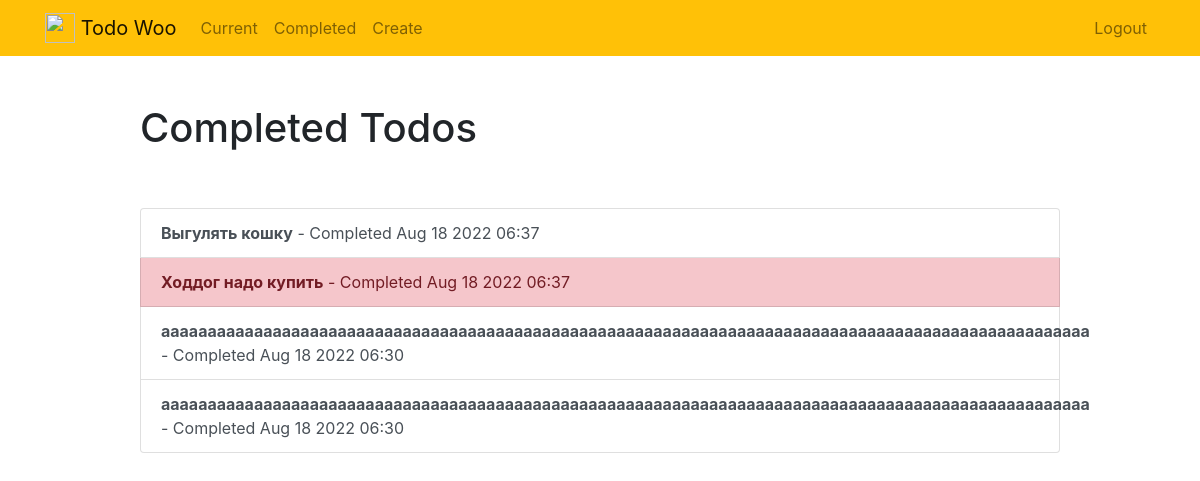
The page /completed/ (signed in) on the database as committed earlier.
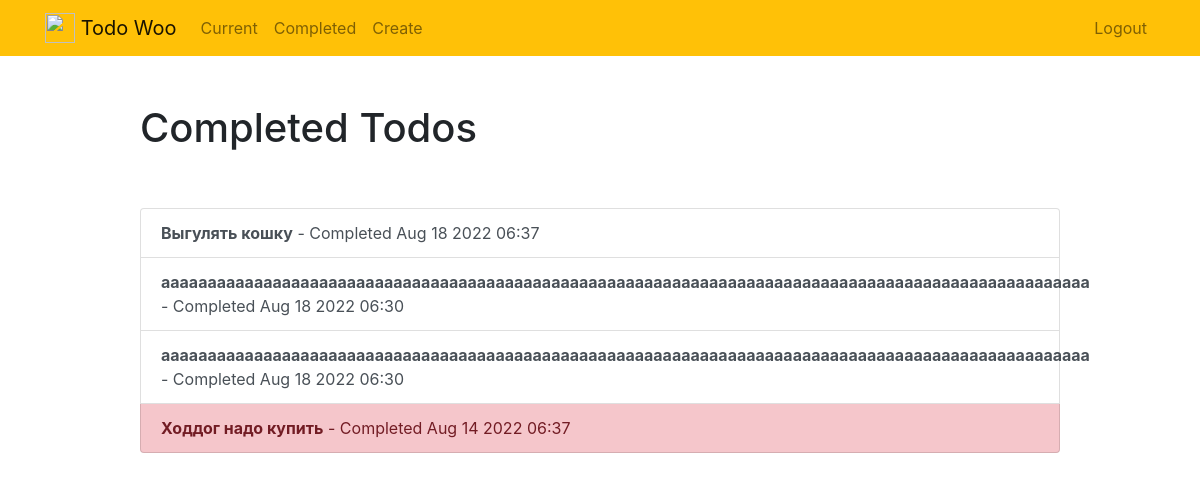
The same page on the database as committed later.
### todo/models.py (models this page shows, shortened)
class Todo(models.Model):
    title = models.CharField(max_length=100)
    memo = models.TextField(blank=True)
    created = models.DateTimeField(auto_now_add=True)
    datecompleted = models.DateTimeField(null=True, blank=True)
    important = models.BooleanField(default=False)
    user = models.ForeignKey(User, on_delete=models.CASCADE)

### todo/views.py (the view)
# urls.py: path('completed/', views.completedtodos, name='completedtodos'),
@login_required
def completedtodos(request):
        todos = Todo.objects.filter(user=request.user, datecompleted__isnull=False).order_by('-datecompleted')
        return render(request, 'todo/completedtodos.html', {'todos': todos})

### todo/templates/todo/completedtodos.html
{% extends "todo/base.html" %}
{% block content %}
    <div class="row justify-content-center mt-5">
        <div class="col-md-10">
            <h1>Completed Todos</h1>
        </div>
    </div>
    <div class="row justify-content-center mt-5">
        <div class="col-md-10">
            <div class="list-group">
                {% for todo in todos %}
                    <a href="{% url 'viewtodo' todo.id %}" class="list-group-item list-group-item-action{% if todo.important %} list-group-item-danger{% endif %}"><b>{{ todo.title }}</b> - Completed {{ todo.datecompleted|date:'M j Y H:i' }}</a>
                {% endfor %}
            </div>
        </div>
    </div>
{% endblock %}

Rows that differ between the two databases and show on the page:
changed Todo "Ходдог надо купить": datecompleted "Aug 18 2022 06:37" → "Aug 14 2022 06:37"; moves down the list
